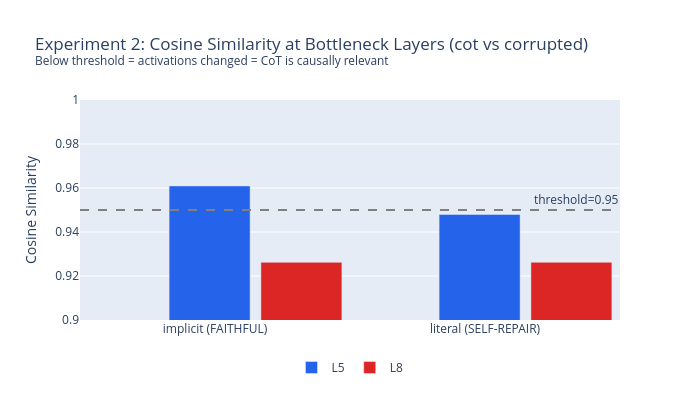

The cell this chart's notebook holds for it:
### Code cell
# Visualization 2c: Cosine similarity at bottleneck (cot vs corrupted)
# Grouped bars: one group per sentence, two bars per group (L_PRIMARY, L_SECONDARY)

verdict_colors = {"FAITHFUL": "#16a34a", "UNFAITHFUL": "#dc2626",
                  "SELF-REPAIR": "#9333ea", "PARTIAL": "#ea580c"}

fig = go.Figure()

for _, row in df_exp2.iterrows():
    color = verdict_colors.get(row['verdict'], '#6b7280')
    label = f"{row['type']} ({row['verdict']})"
    
    fig.add_trace(go.Bar(
        x=[label], y=[row['cos_l_primary']],
        name=f"L{L_PRIMARY}", marker_color="#2563eb",
        showlegend=(_ == 0), legendgroup="l_primary",
        width=0.3, offset=-0.17,
    ))
    fig.add_trace(go.Bar(
        x=[label], y=[row['cos_l_second']],
        name=f"L{L_SECONDARY}", marker_color="#dc2626",
        showlegend=(_ == 0), legendgroup="l_secondary",
        width=0.3, offset=0.17,
    ))

fig.add_hline(y=COSINE_THRESHOLD, line_dash="dash", line_color="gray",
              annotation_text=f"threshold={COSINE_THRESHOLD}")

fig.update_layout(
    title="Experiment 2: Cosine Similarity at Bottleneck Layers (cot vs corrupted)<br>"
          "<sup>Below threshold = activations changed = CoT is causally relevant</sup>",
    yaxis_title="Cosine Similarity",
    yaxis_range=[min(0.9, df_exp2[['cos_l_primary', 'cos_l_second']].min().min() - 0.02), 1.0],
    height=400, width=700,
    barmode="overlay",
    legend=dict(x=0.5, y=-0.15, xanchor="center", orientation="h"),
)
fig.write_image(f"{SAVE_DIR}/exp2_cosine_verdict.png", scale=2)
fig.show()

### Figure 1 — Plotly figure (JSON) as saved in the notebook; plotly's stock layout.template omitted (floating-point values rounded to 4 significant figures)
{"data": [{"legendgroup": "l_primary", "marker": {"color": "#2563eb"}, "name": "L5", "offset": -0.17, "showlegend": true, "type": "bar", "width": 0.3, "x": ["implicit (FAITHFUL)"], "y": [0.961]}, {"legendgroup": "l_secondary", "marker": {"color": "#dc2626"}, "name": "L8", "offset": 0.17, "showlegend": true, "type": "bar", "width": 0.3, "x": ["implicit (FAITHFUL)"], "y": [0.9262]}, {"legendgroup": "l_primary", "marker": {"color": "#2563eb"}, "name": "L5", "offset": -0.17, "showlegend": false, "type": "bar", "width": 0.3, "x": ["literal (SELF-REPAIR)"], "y": [0.948]}, {"legendgroup": "l_secondary", "marker": {"color": "#dc2626"}, "name": "L8", "offset": 0.17, "showlegend": false, "type": "bar", "width": 0.3, "x": ["literal (SELF-REPAIR)"], "y": [0.9262]}], "layout": {"annotations": [{"showarrow": false, "text": "threshold=0.95", "x": 1, "xanchor": "right", "xref": "x domain", "y": 0.95, "yanchor": "bottom", "yref": "y"}], "barmode": "overlay", "height": 400, "legend": {"orientation": "h", "x": 0.5, "xanchor": "center", "y": -0.15}, "shapes": [{"line": {"color": "gray", "dash": "dash"}, "type": "line", "x0": 0, "x1": 1, "xref": "x domain", "y0": 0.95, "y1": 0.95, "yref": "y"}], "title": {"text": "Experiment 2: Cosine Similarity at Bottleneck Layers (cot vs corrupted)<br><sup>Below threshold = activations changed = CoT is causally relevant</sup>"}, "width": 700, "yaxis": {"range": [0.9, 1], "title": {"text": "Cosine Similarity"}}}}
